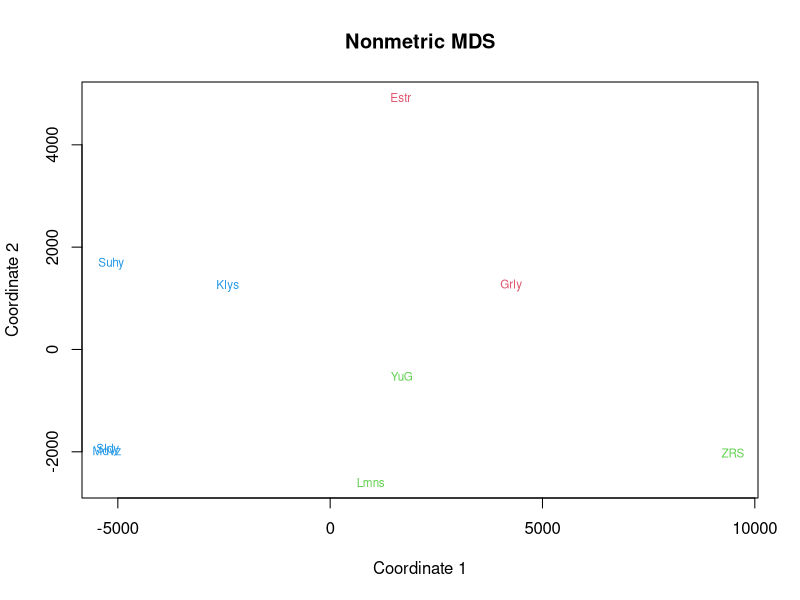

R code for this plot: (Note: this script raises an error after producing the figure.)
setwd("~/Dropbox/PhD_thesis/PhD_thesis/White_Sea/dynamic_N_N1/")

ishodnik<-read.table("N2_mean_SEM.csv", header=T, sep=";", dec=",")

str(ishodnik)
names(ishodnik)

#делаем табличку без второго разреза
ishodnik2<-tapply(ishodnik$N2.mean.sqmeter,list(ishodnik$area,ishodnik$year), max)

#делаем табличку без второго разреза
dimnames(ishodnik2)
ishodnik3<-ishodnik2[c(1:5,7:10),]

region<-c(1,1,3,2,3,3,3,2,2)
region<-factor(region,levels = c(1,2,3), labels =  c("Luvenga", "North", "Chupa"))

library(MASS)

d <- dist(ishodnik3) # euclidean distances between the rows
fit <- isoMDS(d, k=2) # k is the number of dim
fit # view results

# plot solution
x <- fit$points[,1]
y <- fit$points[,2]
pdf(file="mds_areas.pdf", family="NimbusSan")
plot(x, y, xlab="Coordinate 1", ylab="Coordinate 2",
     main="Nonmetric MDS", type="n")
text(x, y, labels = abbreviate(row.names(ishodnik3)), cex=.7, col = 1+as.numeric(region)) 
#points(x, y, pch=15,col=1+as.numeric(region)) 
dev.off()
embedFonts("mds_areas.pdf")
  
  
library(vegan)
reg_anosim<-anosim(d, region)
summary(reg_anosim)
plot(reg_anosim)

#запишем результат анозима в файл....
sink("anosim_region.txt")
summary(reg_anosim)
sink()
